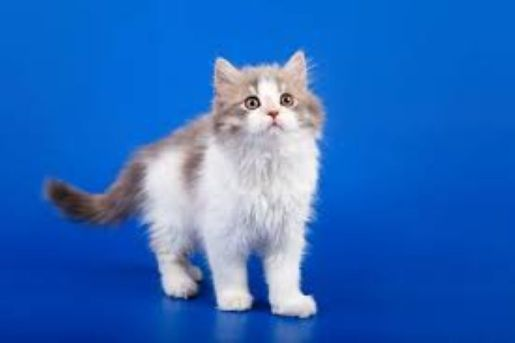
#> input picture data/cat.jpg, 515 x 343 px, found by its file name
$ python 0403.py
#> lines starting #> are read from the running program, lines starting #| are printed output that depends on the picture; after the words box and inside, x2 and y2 are one past the last pixel; in counts of white or black regions, pixels touching at a corner belong together
# 0403.py
# 화소 접근1: 그레이 스케일 영상

import cv2
##import numpy as np

img = cv2.imread('./data/cat.jpg', cv2.IMREAD_GRAYSCALE)
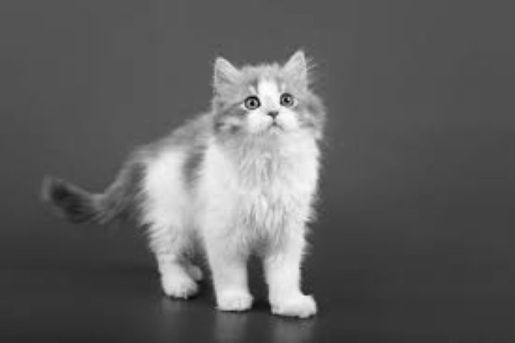
#> img: shape (343, 515); min 8, max 255, mean 96.3
img[100, 200] = 0
#> img: shape (343, 515); under 0.01% of pixels changed, all inside (x1, y1, x2, y2) = (200, 100, 201, 101)
print(img[100:110, 200:210])
#| [[  0  92  92  92  92  92  92  92  94 102]
#|  [ 93  93  93  93  93  93  93  93  98 108]
#|  [ 93  93  93  93  93  93  93  93  96 104]
#|  [ 93  93  93  93  93  93  93  93  89  95]
#|  [ 92  92  93  94  94  91  88  85  90  96]
#|  [ 91  91  91  92  93  92  90  88  93  99]
#|  [ 89  90  90  91  92  93  94  95  98 105]
#|  [ 89  89  89  90  92  95  98 101 103 108]
#|  [ 87  88  88  88  89  93  99 103 104 108]
#|  [ 88  89  89  88  88  91  97 102 105 108]]

##for y in range(100, 400):
##    for x in range(200, 300):
##        img[y, x] = 0

img[100:400, 200:300] = 0
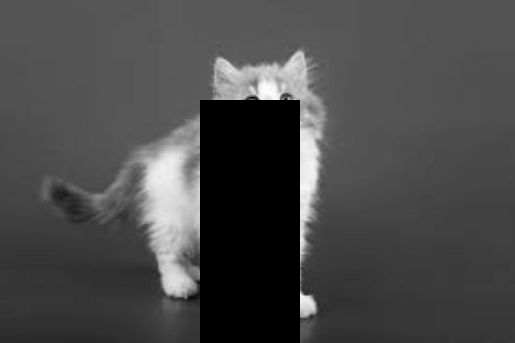
#> img: shape (343, 515); min 0, max 255, mean 72.9
print(img[100:110, 200:210])    # ROI 접근
#| [[0 0 0 0 0 0 0 0 0 0]
#|  [0 0 0 0 0 0 0 0 0 0]
#|  [0 0 0 0 0 0 0 0 0 0]
#|  [0 0 0 0 0 0 0 0 0 0]
#|  [0 0 0 0 0 0 0 0 0 0]
#|  [0 0 0 0 0 0 0 0 0 0]
#|  [0 0 0 0 0 0 0 0 0 0]
#|  [0 0 0 0 0 0 0 0 0 0]
#|  [0 0 0 0 0 0 0 0 0 0]
#|  [0 0 0 0 0 0 0 0 0 0]]

cv2.imshow('img', img)
cv2.waitKey(0)
cv2.destroyAllWindows()

$ run again, with data/1209.jpg copied over data/cat.jpg
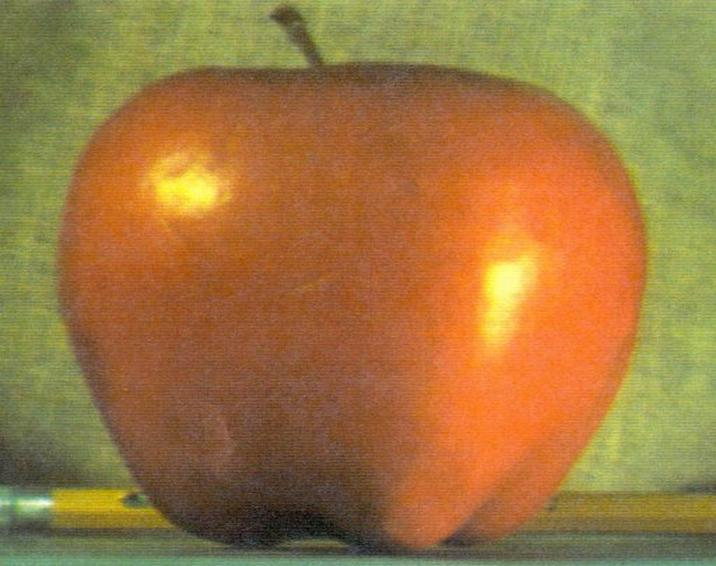
#> input picture data/1209.jpg, 716 x 566 px, found by its file name
#> `img = cv2.imread('./data/cat.jpg', cv2.IMREAD_GRAYSCALE)`:
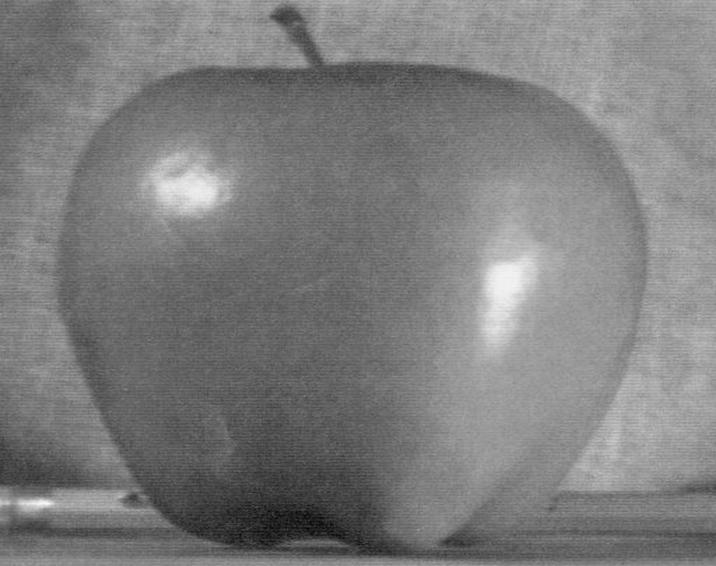
#> img: shape (566, 716); min 2, max 249, mean 125.2
#| [[  0 105 106 109 111 110 107 104 101 101]
#|  [111 107 105 107 111 113 109 105 103 103]
#|  [112 108 104 104 107 109 109 107 104 102]
#|  [115 112 109 106 106 108 112 114 107 104]
#|  [116 112 112 115 116 117 120 125 116 116]
#|  [110 107 108 112 113 113 115 120 107 108]
#> (further printed lines are left out)
#> `img[100:400, 200:300] = 0`:
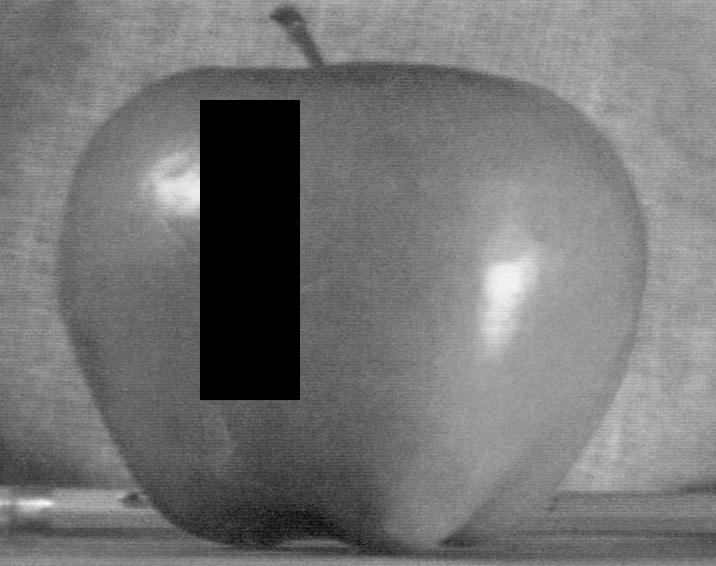
#> img: shape (566, 716); min 0, max 249, mean 116.8
#| [[0 0 0 0 0 0 0 0 0 0]
#|  [0 0 0 0 0 0 0 0 0 0]
#|  [0 0 0 0 0 0 0 0 0 0]
#|  [0 0 0 0 0 0 0 0 0 0]
#|  [0 0 0 0 0 0 0 0 0 0]
#|  [0 0 0 0 0 0 0 0 0 0]
#> (further printed lines are left out)
